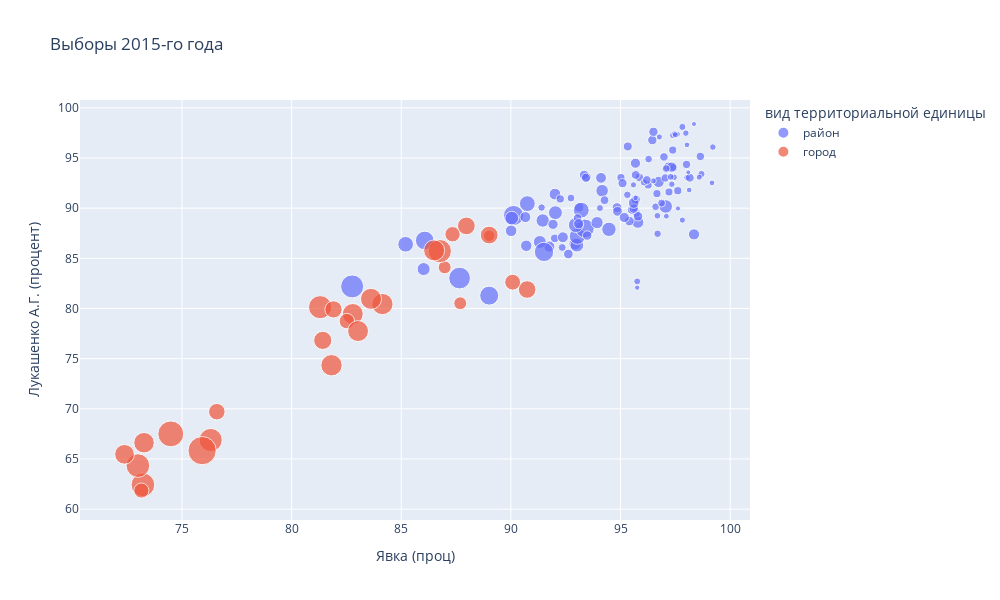

Source (notebook cell):
### Markdown cell above
**Размер метки** соответвсвует количеству (полному) избирателей на участке. Соответсвенно, на графике очень отчётливо видна зависимость: чем больше населённый пункт -- тем меньше явка и процент голосов "за". Так же заметно, что, даже при одинаковом количестве избирателей на районном и городских участках, и явка и процент обычно больше на районных участках.


Хочется отметить "забавную" кучность точек отвечающих районам крупных городов. "Забавнее" всего получилось с районами Витебска: два района почти полностью совпадают, а третий сильно выбивается.

### Code cell
import plotly.express as px
fig = px.scatter(data15,
                 x="Явка (проц)",
                 y="Лукашенко А.Г. (процент)",
                 color='вид территориальной единицы',
                 hover_name='Наименование административно- территориальной (территориальной) единицы',
                title='Выборы 2015-го года',
                width=1000,
                height=600,
                size='Количество избирателей (всего)')
fig.show()

### Figure 1 — Plotly figure (JSON) as saved in the notebook; plotly's stock layout.template omitted (floating-point values rounded to 4 significant figures)
{"data": [{"hovertemplate": "<b>%{hovertext}</b><br><br>вид территориальной единицы=район<br>Явка (проц)=%{x}<br>Лукашенко А.Г. (процент)=%{y}<br>Количество избирателей (всего)=%{marker.size}<extra></extra>", "hovertext": ["Барановичский район", "Берёзовский район", "Брестский район", "Ганцевичский район", "Дрогичинский район", "Жабинковский район", "Ивановский район", "Ивацевичский район", "Каменецкий район", "Кобринский район", "Лунинецкий район", "Ляховичский район", "Малоритский район", "Пинский район", "Пружанский район", "Столинский район", "Бешенковичский район", "Браславский район", "Верхнедвинский район", "Витебский район", "Глубокский район", "Городокский район", "Докшицкий район", "Дубровенский район", "Лепельский район", "Лиозненский район", "Миорский район", "Оршанский  район", "Полоцкий район", "Поставский район", "Россонский район", "Сенненский район", "Толочинский район", "Ушачский район", "Чашникский район", "Шарковщинский район", "Шумилинский район", "Брагинский район", "Буда-Кошелевский район", "Ветковский район", "Гомельский район", "Добрушский район", "Ельский район", "Житковичский район", "Жлобинский район", "Калинковичский район", "Кормянский район", "Лельчицкий район", "Лоевский район", "Мозырский район", "Наровлянский район", "Октябрьский район", "Петриковский район", "Речицкий район", "Рогачевский район", "Светлогорский район", "Хойникский район", "Чечерский район", "Берестовицкий район", "Волковысский район", "Вороновский район", "Гродненский район", "Дятловский район", "Зельвенский район", "Ивьевский район", "Кореличский район", "Лидский район", "Мостовский район", "Новогрудский район", "Островецкий район", "Ошмянский район", "Свислочский район", "Слонимский район", "Сморгонский район", "Щучинский район", "Березинский район", "Борисовский район", "Вилейский район", "Воложинский район", "Дзержинский район", "Клецкий район", "Копыльский район", "Крупский район", "Логойский район", "Любанский район", "Минский район", "Молодечненский район", "Мядельский район", "Несвижский район", "Пуховичский район", "Слуцкий район", "Смолевичский район", "Солигорский район", "Стародорожский район", "Столбцовский район", "Узденский район", "Червенский район", "Белыничский район", "Бобруйский район", "Быховский район", "Глусский район", "Горецкий район", "Дрибинский район", "Кировский район", "Климовичский район", "Кличевский район", "Костюковичский район", "Краснопольский район", "Кричевский район", "Круглянский район", "Могилевский район", "Мстиславский район", "Осиповичский район", "Славгородский район", "Хотимский район", "Чаусский район", "Чериковский район", "Шкловский район"], "legendgroup": "район", "marker": {"color": "#636efa", "size": [26229, 43874, 28076, 21362, 29158, 17888, 31217, 42829, 26980, 61219, 55364, 20864, 17837, 37124, 37801, 54443, 12546, 20658, 16817, 27100, 27587, 17845, 19632, 11635, 26386, 11399, 16610, 120227, 73936, 27469, 7985, 18452, 19159, 11210, 25348, 12429, 14588, 9285, 25892, 13102, 57156, 30725, 12462, 27567, 77566, 46510, 10198, 19588, 9559, 105097, 7564, 11054, 24155, 74200, 43741, 66508, 15030, 11264, 12016, 55627, 21630, 40917, 22702, 13194, 20755, 17455, 103106, 21752, 35725, 19458, 24417, 13729, 50310, 39568, 34704, 18207, 139643, 36947, 28234, 49417, 22993, 22696, 20139, 26502, 24947, 156812, 106959, 22238, 30534, 52578, 72339, 35333, 110478, 15695, 31215, 18415, 24979, 15430, 13116, 22478, 10181, 30414, 8264, 15709, 19852, 11205, 19276, 7165, 25696, 11028, 34252, 16794, 38632, 9691, 8842, 14133, 10108, 21332], "sizemode": "area", "sizeref": 592.1, "symbol": "circle"}, "mode": "markers", "name": "район", "showlegend": true, "type": "scatter", "x": [96.45, 92.92, 94.84, 96.98, 97.19, 97.43, 97.33, 95.79, 93.45, 94.47, 93.01, 98.01, 97.08, 98.35, 96.74, 97.06, 99.21, 95.71, 96.69, 95.4, 92.62, 96.6, 96.66, 95.74, 95.8, 97.82, 91.4, 90.12, 90.75, 93.11, 97.62, 96.87, 96.26, 96.49, 95.69, 97.34, 94.06, 97.6, 96.5, 97.39, 92.03, 95.68, 97.98, 93.34, 93.03, 94.16, 97.46, 97.38, 98.03, 93.37, 98.35, 96.77, 95.33, 93.21, 93.93, 92.96, 97.82, 97.5, 98.03, 90.04, 95.86, 92.01, 98.16, 97.44, 97.04, 96.28, 86.07, 93.04, 90.66, 95.02, 93.42, 97.29, 86.02, 90.01, 94.11, 92.74, 87.66, 91.75, 94.86, 91.32, 95.69, 94.27, 92.25, 93.48, 95.09, 82.76, 89.01, 92, 93.09, 91.45, 85.2, 92.37, 91.51, 98.69, 91.92, 92.34, 95.52, 96.07, 96.68, 96.2, 97.09, 95.17, 95.76, 95.64, 97.61, 95.59, 97.21, 98.09, 95.6, 98.59, 95.6, 95.31, 90.7, 98.13, 95.69, 95.76, 99.17, 98.64], "xaxis": "x", "y": [96.79, 86.43, 90.06, 95.11, 94.11, 94.05, 94.09, 88.59, 93.1, 87.89, 86.31, 94.36, 93.95, 87.39, 92.62, 90.17, 96.09, 89.49, 87.45, 88.71, 85.43, 90.14, 91.45, 90.72, 89.19, 88.81, 90.06, 89.27, 90.45, 90.09, 89.97, 90.51, 92.31, 92.72, 90.87, 92.39, 90.01, 97.37, 97.61, 97.26, 89.55, 94.48, 97.48, 93.3, 87.2, 91.74, 97.43, 95.79, 96.31, 87.98, 98.39, 97.1, 96.15, 89.8, 88.56, 88.32, 98.1, 97.31, 93.05, 89.01, 93.06, 91.4, 93.03, 93.08, 93.01, 94.89, 86.78, 89.02, 89.11, 93.05, 93.03, 93.12, 83.93, 87.74, 93.02, 91.01, 83.03, 86.17, 89.68, 86.63, 93.31, 90.8, 90.92, 87.27, 92.49, 82.2, 81.28, 86.99, 88.45, 88.77, 86.4, 87.1, 85.64, 93.4, 88.39, 86.08, 89.85, 92.57, 89.24, 92.81, 89.2, 89.07, 82.08, 89.98, 91.74, 92.32, 91.61, 93.57, 89.95, 93.09, 90.52, 91.33, 86.25, 91.81, 91.02, 82.7, 92.52, 95.16], "yaxis": "y"}, {"hovertemplate": "<b>%{hovertext}</b><br><br>вид территориальной единицы=город<br>Явка (проц)=%{x}<br>Лукашенко А.Г. (процент)=%{y}<br>Количество избирателей (всего)=%{marker.size}<extra></extra>", "hovertext": ["г. Барановичи", "г. Пинск", "Ленинский район г. Бреста", "Московский район г. Бреста", "г. Новополоцк", "Железнодорожный район г. Витебска", "Октябрьский район г. Витебска", "Первомайский район г. Витебска", "Железнодорожный район г. Гомеля", "Новобелицкий район г. Гомеля", "Советский район г. Гомеля", "Центральный район г. Гомеля", "Ленинский район г. Гродно", "Октябрьский район г. Гродно", "г. Жодино", "Ленинский район г. Бобруйска", "Первомайский район г. Бобруйска", "Ленинский район г. Могилева", "Октябрьский район г. Могилева", "Заводской район г. Минск", "Ленинский  район г. Минск", "Московский  район г. Минск", "Октябрьский район г. Минск", "Партизанский район г. Минск", "Первомайский  район г. Минск", "Советский район г. Минск", "Фрунзенский район г. Минск", "Центральный район г. Минск"], "legendgroup": "город", "marker": {"color": "#EF553B", "size": [130367, 91930, 71005, 158707, 74676, 39466, 93848, 129888, 134043, 49478, 131348, 88143, 97976, 134597, 49145, 69479, 93010, 159291, 130652, 166138, 165567, 198655, 124966, 67502, 158455, 115005, 236826, 81050], "sizemode": "area", "sizeref": 592.1, "symbol": "circle"}, "mode": "markers", "name": "город", "showlegend": true, "type": "scatter", "x": [82.79, 90.74, 82.52, 81.3, 90.08, 89.01, 89.01, 83.03, 84.14, 86.98, 83.62, 81.91, 81.42, 81.82, 87.69, 87.34, 87.97, 86.76, 86.5, 73.22, 72.99, 74.49, 73.27, 73.15, 76.31, 72.38, 75.92, 76.59], "xaxis": "x", "y": [79.45, 81.89, 78.74, 80.13, 82.62, 87.25, 87.32, 77.75, 80.44, 84.1, 80.96, 79.91, 76.82, 74.34, 80.52, 87.4, 88.23, 85.72, 85.79, 62.42, 64.34, 67.5, 66.62, 61.85, 66.89, 65.46, 65.83, 69.71], "yaxis": "y"}], "layout": {"height": 600, "legend": {"itemsizing": "constant", "title": {"text": "вид территориальной единицы"}, "tracegroupgap": 0}, "title": {"text": "Выборы 2015-го года"}, "width": 1000, "xaxis": {"anchor": "y", "domain": [0, 1], "title": {"text": "Явка (проц)"}}, "yaxis": {"anchor": "x", "domain": [0, 1], "title": {"text": "Лукашенко А.Г. (процент)"}}}}
